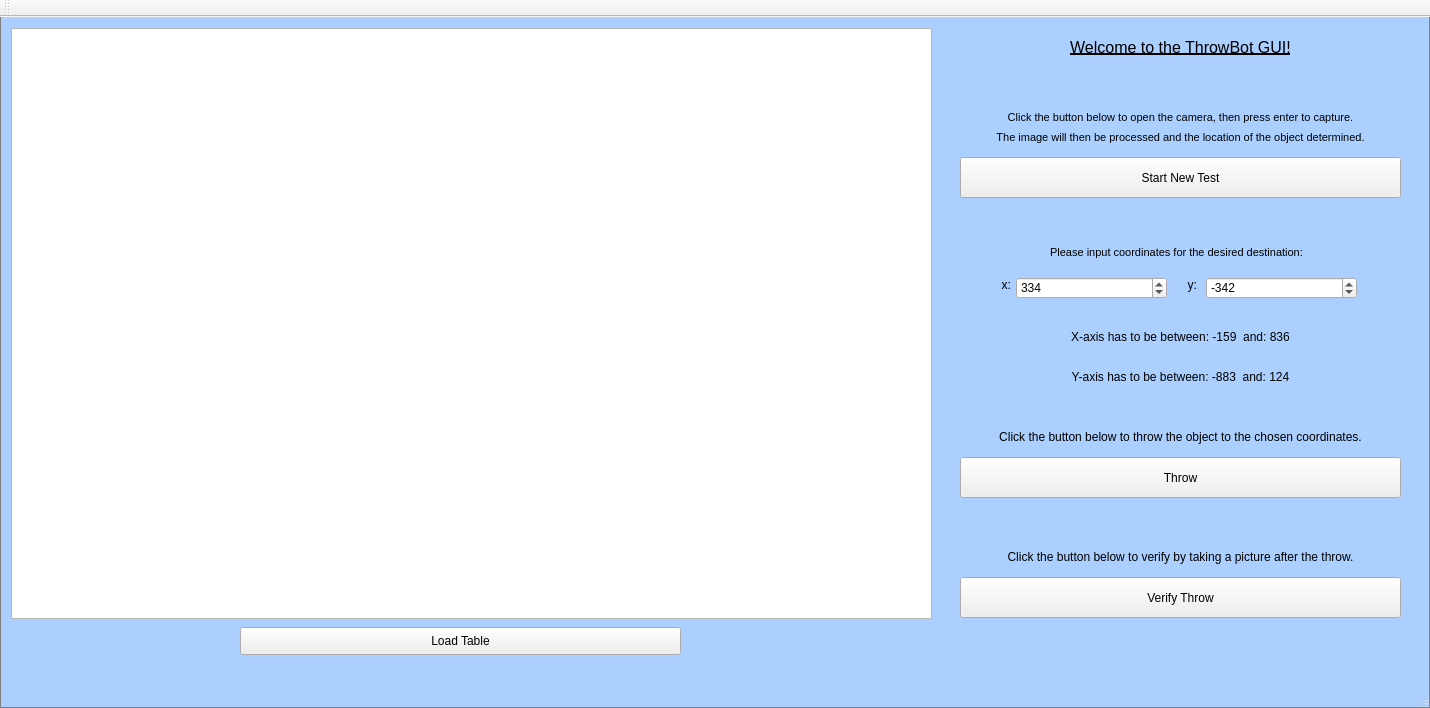
<?xml version="1.0" encoding="UTF-8"?>
<ui version="4.0">
 <class>MainWindow</class>
 <widget class="QMainWindow" name="MainWindow">
  <property name="geometry">
   <rect>
    <x>0</x>
    <y>0</y>
    <width>1430</width>
    <height>708</height>
   </rect>
  </property>
  <property name="windowTitle">
   <string>ThrowBot GUI</string>
  </property>
  <property name="styleSheet">
   <string notr="true">QMainWindow {
	background-color: rgb(171, 208, 255);
	border: 1px solid gray;
	color: 000000;
}</string>
  </property>
  <widget class="QWidget" name="centralWidget">
   <widget class="QTableView" name="tableView">
    <property name="geometry">
     <rect>
      <x>11</x>
      <y>11</y>
      <width>921</width>
      <height>591</height>
     </rect>
    </property>
   </widget>
   <widget class="QPushButton" name="loadButton">
    <property name="geometry">
     <rect>
      <x>240</x>
      <y>610</y>
      <width>441</width>
      <height>28</height>
     </rect>
    </property>
    <property name="text">
     <string>Load Table</string>
    </property>
   </widget>
   <widget class="QPushButton" name="startButton">
    <property name="geometry">
     <rect>
      <x>960</x>
      <y>140</y>
      <width>441</width>
      <height>41</height>
     </rect>
    </property>
    <property name="text">
     <string>Start New Test</string>
    </property>
   </widget>
   <widget class="QLabel" name="label3">
    <property name="geometry">
     <rect>
      <x>956</x>
      <y>220</y>
      <width>441</width>
      <height>31</height>
     </rect>
    </property>
    <property name="font">
     <font>
      <pointsize>8</pointsize>
     </font>
    </property>
    <property name="text">
     <string>Please input coordinates for the desired destination:</string>
    </property>
    <property name="alignment">
     <set>Qt::AlignCenter</set>
    </property>
   </widget>
   <widget class="QLabel" name="xLabel">
    <property name="geometry">
     <rect>
      <x>956</x>
      <y>260</y>
      <width>55</width>
      <height>16</height>
     </rect>
    </property>
    <property name="text">
     <string>x:</string>
    </property>
    <property name="alignment">
     <set>Qt::AlignRight|Qt::AlignTrailing|Qt::AlignVCenter</set>
    </property>
   </widget>
   <widget class="QLabel" name="yLabel">
    <property name="geometry">
     <rect>
      <x>1176</x>
      <y>260</y>
      <width>21</width>
      <height>16</height>
     </rect>
    </property>
    <property name="text">
     <string>y:</string>
    </property>
    <property name="alignment">
     <set>Qt::AlignRight|Qt::AlignTrailing|Qt::AlignVCenter</set>
    </property>
   </widget>
   <widget class="QPushButton" name="throwButton">
    <property name="geometry">
     <rect>
      <x>960</x>
      <y>440</y>
      <width>441</width>
      <height>41</height>
     </rect>
    </property>
    <property name="text">
     <string>Throw</string>
    </property>
   </widget>
   <widget class="QSpinBox" name="Xinput">
    <property name="geometry">
     <rect>
      <x>1016</x>
      <y>260</y>
      <width>151</width>
      <height>22</height>
     </rect>
    </property>
    <property name="minimum">
     <number>-159</number>
    </property>
    <property name="maximum">
     <number>836</number>
    </property>
    <property name="value">
     <number>334</number>
    </property>
   </widget>
   <widget class="QSpinBox" name="Yinput">
    <property name="geometry">
     <rect>
      <x>1206</x>
      <y>260</y>
      <width>151</width>
      <height>22</height>
     </rect>
    </property>
    <property name="minimum">
     <number>-538</number>
    </property>
    <property name="maximum">
     <number>-201</number>
    </property>
    <property name="value">
     <number>-342</number>
    </property>
   </widget>
   <widget class="QLabel" name="label">
    <property name="geometry">
     <rect>
      <x>960</x>
      <y>20</y>
      <width>441</width>
      <height>20</height>
     </rect>
    </property>
    <property name="font">
     <font>
      <pointsize>12</pointsize>
      <weight>50</weight>
      <italic>false</italic>
      <bold>false</bold>
      <underline>true</underline>
      <kerning>true</kerning>
     </font>
    </property>
    <property name="locale">
     <locale language="Danish" country="Greenland"/>
    </property>
    <property name="frameShadow">
     <enum>QFrame::Plain</enum>
    </property>
    <property name="text">
     <string>Welcome to the ThrowBot GUI!</string>
    </property>
    <property name="alignment">
     <set>Qt::AlignCenter</set>
    </property>
   </widget>
   <widget class="QLabel" name="label1">
    <property name="geometry">
     <rect>
      <x>960</x>
      <y>90</y>
      <width>441</width>
      <height>21</height>
     </rect>
    </property>
    <property name="font">
     <font>
      <pointsize>8</pointsize>
     </font>
    </property>
    <property name="text">
     <string>Click the button below to open the camera, then press enter to capture.</string>
    </property>
    <property name="textFormat">
     <enum>Qt::PlainText</enum>
    </property>
    <property name="alignment">
     <set>Qt::AlignCenter</set>
    </property>
   </widget>
   <widget class="QLabel" name="label2">
    <property name="geometry">
     <rect>
      <x>960</x>
      <y>110</y>
      <width>441</width>
      <height>20</height>
     </rect>
    </property>
    <property name="font">
     <font>
      <pointsize>8</pointsize>
     </font>
    </property>
    <property name="text">
     <string>The image will then be processed and the location of the object determined.</string>
    </property>
    <property name="alignment">
     <set>Qt::AlignCenter</set>
    </property>
   </widget>
   <widget class="QLabel" name="label7">
    <property name="geometry">
     <rect>
      <x>960</x>
      <y>530</y>
      <width>441</width>
      <height>20</height>
     </rect>
    </property>
    <property name="text">
     <string>Click the button below to verify by taking a picture after the throw.</string>
    </property>
    <property name="alignment">
     <set>Qt::AlignCenter</set>
    </property>
   </widget>
   <widget class="QLabel" name="label6">
    <property name="geometry">
     <rect>
      <x>960</x>
      <y>410</y>
      <width>441</width>
      <height>20</height>
     </rect>
    </property>
    <property name="text">
     <string>Click the button below to throw the object to the chosen coordinates.</string>
    </property>
    <property name="alignment">
     <set>Qt::AlignCenter</set>
    </property>
   </widget>
   <widget class="QPushButton" name="verifyButton">
    <property name="geometry">
     <rect>
      <x>960</x>
      <y>560</y>
      <width>441</width>
      <height>41</height>
     </rect>
    </property>
    <property name="text">
     <string>Verify Throw</string>
    </property>
   </widget>
   <widget class="QLabel" name="label4">
    <property name="geometry">
     <rect>
      <x>960</x>
      <y>310</y>
      <width>441</width>
      <height>20</height>
     </rect>
    </property>
    <property name="text">
     <string>X-axis has to be between: -159  and: 836</string>
    </property>
    <property name="alignment">
     <set>Qt::AlignCenter</set>
    </property>
   </widget>
   <widget class="QLabel" name="label5">
    <property name="geometry">
     <rect>
      <x>960</x>
      <y>350</y>
      <width>441</width>
      <height>20</height>
     </rect>
    </property>
    <property name="text">
     <string>Y-axis has to be between: -883  and: 124</string>
    </property>
    <property name="alignment">
     <set>Qt::AlignCenter</set>
    </property>
   </widget>
   <widget class="QLabel" name="label_2">
    <property name="geometry">
     <rect>
      <x>960</x>
      <y>610</y>
      <width>441</width>
      <height>20</height>
     </rect>
    </property>
    <property name="text">
     <string/>
    </property>
    <property name="alignment">
     <set>Qt::AlignCenter</set>
    </property>
   </widget>
  </widget>
  <widget class="QMenuBar" name="menuBar">
   <property name="geometry">
    <rect>
     <x>0</x>
     <y>0</y>
     <width>1430</width>
     <height>26</height>
    </rect>
   </property>
  </widget>
  <widget class="QToolBar" name="mainToolBar">
   <attribute name="toolBarArea">
    <enum>TopToolBarArea</enum>
   </attribute>
   <attribute name="toolBarBreak">
    <bool>false</bool>
   </attribute>
  </widget>
  <widget class="QStatusBar" name="statusBar"/>
 </widget>
 <layoutdefault spacing="6" margin="11"/>
 <resources/>
 <connections/>
</ui>
